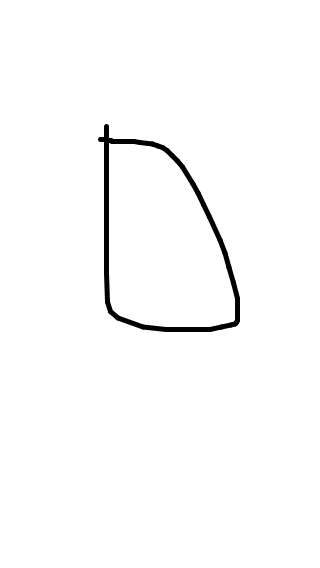
#> input picture Vision_proyecto/Servidor/uploads/.jpg, 320 x 568 px
$ python -i Servidor.py   (imports and definitions only)   (Python 2 division)   (older library calls are emulated)
#> lines starting #> are read from the running program, lines starting #| are printed output that depends on the picture
#> further down, picture is the input picture: PIL image 320x568 RGB; min 0, max 255, mean 250.9
#!/usr/bin/python
from threading import Thread
from PIL import Image, ImageTk, ImageDraw
from math import floor, atan, fabs, pi, cos, sin, ceil, sqrt, degrees, atan2
from random import randint
import random
import time
import numpy
import socket

#Clase hilos, genera un hilo por conexion
class Hilos(Thread):
      # [68 lines left out: functions __init__, run, cambiar_agrises, obtener_centros, not called in this run]

def BFS(imagen, inicio, color):
    #Busqueda de anchura para determinar una figura
    pixeles = imagen.load()
    altura, ancho = imagen.size

    fila, columna = inicio
    original = pixeles[fila, columna]

    cola = []
    cola.append((fila, columna))
    masa = []
    c = []

    while len(cola) > 0:
        (fila, columna) = cola.pop(0)
        actual = pixeles[fila, columna]
        if actual == original or actual == color:
            for dx in [-1, 0, 1]:
                for dy in [-1, 0, 1]:
                    candidato = (fila + dy, columna + dx)
                    if candidato[0] >= 0 and candidato[0] < altura and candidato[1] >= 0 and candidato[1] < ancho:
                        contenido = pixeles[candidato[0], candidato[1]]
                        if contenido == original:
                            pixeles[candidato[0], candidato[1]] = color
                            imagen.putpixel((candidato[0], candidato[1]), color)
                            cola.append(candidato)
                            masa.append((candidato[0], candidato[1]))
                            c.append((candidato[0], candidato[1]))

    return imagen, masa, c

def pinta_fondo(imagen_BFS, color_max):
    #pintamos fondo de manera que obtenemos el color que predomina en la imagen
    pixeles = imagen_BFS.load()
    x, y = imagen_BFS.size
    for a in range(x):
        for b in range(y):
            if pixeles[a, b] == color_max:
                color = (100,100,100)
                imagen_BFS, masa, c = BFS(imagen_BFS.convert("RGB"), (a, b), color)
                return imagen_BFS

def aplicar_BFS(imagen_BFS):
    #aplica busqueda de anchura a todas las figuras encontradas con color aleatorio
    pixeles = imagen_BFS.load()
    x, y = imagen_BFS.size
#> x = 320; y = 568
    colores = []
    elipses = []
    for a in range(x):
        for b in range(y):
            if pixeles[a, b] == (255, 255, 255):
                color = (random.randint(0,255), random.randint(0,255), random.randint(0, 255))
                imagen_BFS, masa, c = BFS(imagen_BFS.convert("RGB"), (a, b), color)
                elipses.append(c)
                x_suma = 0
                y_suma = 0
                for i in range(len(masa)):
                    x_suma = x_suma + masa[i][0]
                    y_suma = y_suma + masa[i][1]

                x_centro = x_suma/len(masa)
                y_centro = y_suma/len(masa)
                colores.append([color, 0, (x_centro, y_centro)])
                pixeles = imagen_BFS.load()
                masa = []
#> this loop made 320 passes
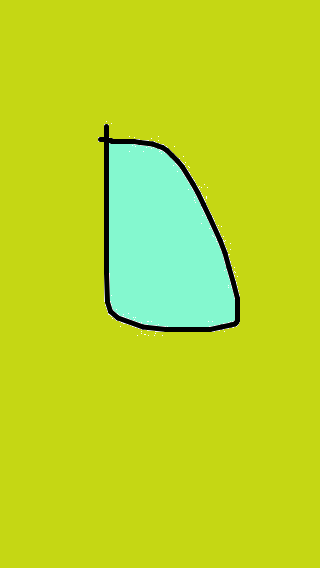
#> imagen_BFS: PIL image 320x568 RGB; mean R, G, B 187.7, 214.9, 38.5
#> after the loop, c = 17733 pairs, first value 109 to 234, second value 143 to 326; color = (132, 248, 207); colores = [[(197, 215, 20), 0, (159, 288)], [(132, 248, 207), 0, (161, 244)]]; elipses = 2 items; masa = []; x_centro = 161; x_suma = 2870736; y_centro = 244; y_suma = 4341932

    #suma la cantidad de colores diferentes en la imagen
    pixeles = imagen_BFS.load()
    for a in range(x):
        for b in range(y):
            for n in range(len(colores)):
                if colores[n][0] == pixeles[a,b]:
                    colores[n][1] = colores[n][1] + 1
#> after the loop, colores = [[(197, 215, 20), 160684, (159, 288)], [(132, 248, 207), 17733, (161, 244)]]
    #print colores
    suma = 0
    for i in range(len(colores)):
        suma = suma + colores[i][1]
#> this loop made 2 passes
#> suma on passes 1 to 2: 160684, 178417
#> after the loop, suma = 178417

    #Obtenemos porcentajes
    prom = []
    for i in range(len(colores)):
        promedio = float(colores[i][1])/float(suma)*100.0
        if promedio > 3.0:
            #print "Porcentajes: "
            #print "Figura " + str(i) + ": " + str(promedio)
            prom.append((i, promedio, colores[i][0]))
#> this loop made 2 passes
#> promedio on passes 1 to 2: 90.06, 9.94
#> after the loop, prom = [(0, 90.06, (197, 215, 20)), (1, 9.94, (132, 248, 207))]

    maxim = 0.0
    for i in range(len(prom)):
        if maxim < prom[i][1]:
            maxim = prom[i][1]
            fig = prom[i][0]
            color_max = prom[i][2]
#> this loop made 2 passes
#> (maxim, fig, color_max) on pass 1: (90.06, 0, (197, 215, 20))
#> after the loop, fig = 0; maxim = 90.06

    #Itentificamos fondo y lo pintamos a gris
    #print "Fondo fig: " + str(fig)
    imagen_BFS = pinta_fondo(imagen_BFS, color_max)
#> the loop in pinta_fondo, `for a in range(x):` made 1 pass
#> after the loop in pinta_fondo, `for a in range(x):`:
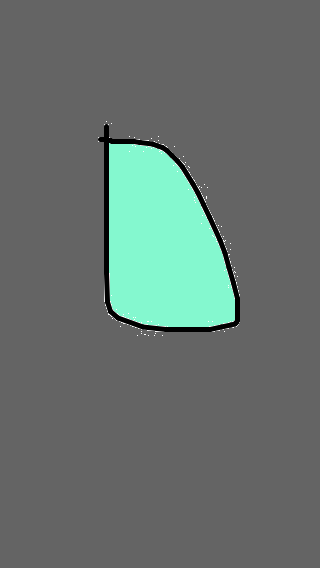
#> imagen_BFS: PIL image 320x568 RGB; mean R, G, B 101.9, 113.2, 109.2
    return imagen_BFS, colores, elipses

# [197 lines left out: functions cambiar_promedio, diferencia, cambiar_umbral, convolucion, deteccion_esquinas, distancia and 1 more, not called in this run]


# [1 line not run here, left out]

>>> from PIL import Image
>>> picture = Image.open('uploads/.jpg')
>>> result = aplicar_BFS(picture)

$ run again, on Vision_proyecto/Servidor/uploads/1.jpg
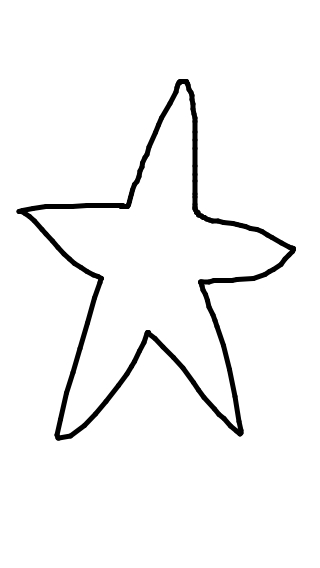
#> input picture Vision_proyecto/Servidor/uploads/1.jpg, 320 x 568 px
#> picture is the input picture: PIL image 320x568 RGB; min 0, max 255, mean 245.7
#> the loop in aplicar_BFS, `for a in range(x):` made 320 passes
#> after the loop in aplicar_BFS, `for a in range(x):`:
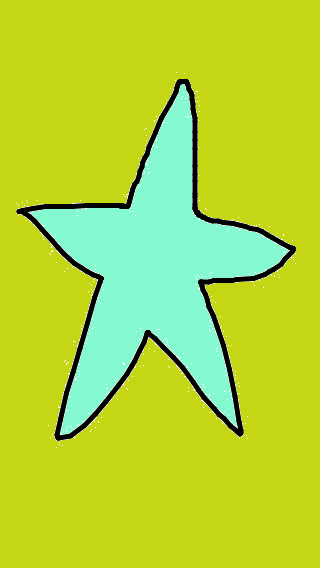
#> imagen_BFS: PIL image 320x568 RGB; mean R, G, B 179.4, 213.1, 53.1
#> after the loop in aplicar_BFS, `for a in range(x):`: c = 30743 items; color = (132, 248, 207); colores = [[(197, 215, 20), 0, (160, 285)], [(132, 248, 207), 0, (154, 272)]]; elipses = 2 items; masa = []; x_centro = 154; x_suma = 4754261; y_centro = 272; y_suma = 8375859
#> after the loop in aplicar_BFS, `for a in range(x):`: colores = [[(197, 215, 20), 142695, (160, 285)], [(132, 248, 207), 30743, (154, 272)]]
#> the loop in aplicar_BFS, `for i in range(len(colores)):` made 2 passes
#> suma on passes 1 to 2: 142695, 173438
#> after the loop in aplicar_BFS, `for i in range(len(colores)):`: suma = 173438
#> the loop in aplicar_BFS, `for i in range(len(colores)):` made 2 passes
#> promedio on passes 1 to 2: 82.27, 17.73
#> after the loop in aplicar_BFS, `for i in range(len(colores)):`: prom = [(0, 82.27, (197, 215, 20)), (1, 17.73, (132, 248, 207))]
#> the loop in aplicar_BFS, `for i in range(len(prom)):` made 2 passes
#> (maxim, fig, color_max) on pass 1: (82.27, 0, (197, 215, 20))
#> after the loop in aplicar_BFS, `for i in range(len(prom)):`: fig = 0; maxim = 82.27
#> the loop in pinta_fondo, `for a in range(x):` made 1 pass
#> after the loop in pinta_fondo, `for a in range(x):`:
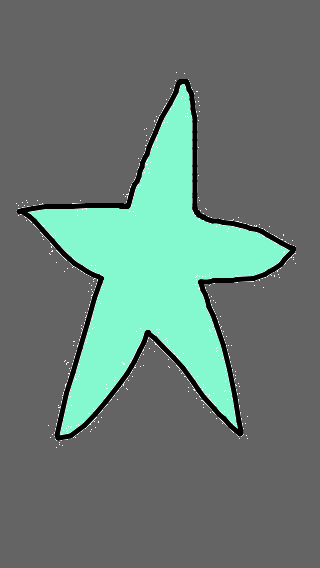
#> imagen_BFS: PIL image 320x568 RGB; mean R, G, B 103.2, 122.8, 115.9

$ run again, on Vision_proyecto/Servidor/uploads/2.jpg
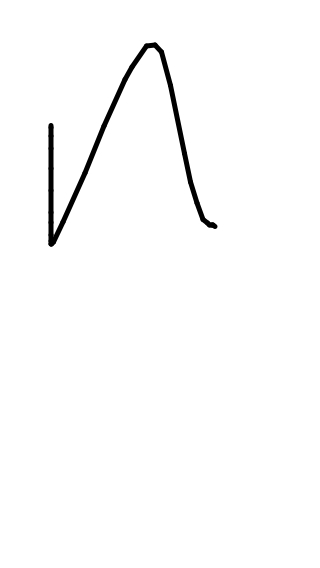
#> input picture Vision_proyecto/Servidor/uploads/2.jpg, 320 x 568 px
#> picture is the input picture: PIL image 320x568 RGB; min 0, max 255, mean 251.1
#> the loop in aplicar_BFS, `for a in range(x):` made 320 passes
#> after the loop in aplicar_BFS, `for a in range(x):`:
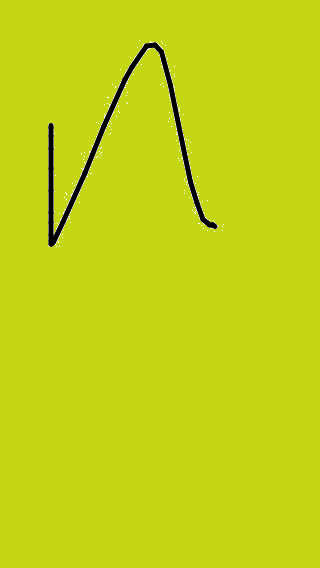
#> imagen_BFS: PIL image 320x568 RGB; mean R, G, B 194.3, 211.9, 20.7
#> after the loop in aplicar_BFS, `for a in range(x):`: c = 178244 items; color = (197, 215, 20); colores = [[(197, 215, 20), 0, (160, 286)]]; elipses = 1 item; masa = []; x_centro = 160; x_suma = 28570740; y_centro = 286; y_suma = 51006291
#> after the loop in aplicar_BFS, `for a in range(x):`: colores = [[(197, 215, 20), 178244, (160, 286)]]
#> the loop in aplicar_BFS, `for i in range(len(colores)):` made 1 pass
#> suma on pass 1: 178244
#> after the loop in aplicar_BFS, `for i in range(len(colores)):`: suma = 178244
#> the loop in aplicar_BFS, `for i in range(len(colores)):` made 1 pass
#> promedio on pass 1: 100
#> after the loop in aplicar_BFS, `for i in range(len(colores)):`: prom = [(0, 100, (197, 215, 20))]
#> the loop in aplicar_BFS, `for i in range(len(prom)):` made 1 pass
#> (maxim, fig, color_max) on pass 1: (100, 0, (197, 215, 20))
#> after the loop in aplicar_BFS, `for i in range(len(prom)):`: fig = 0; maxim = 100
#> the loop in pinta_fondo, `for a in range(x):` made 1 pass
#> after the loop in pinta_fondo, `for a in range(x):`:
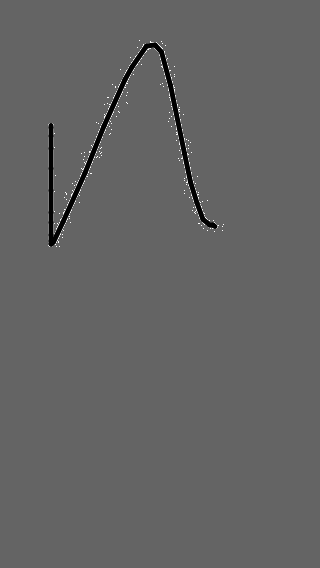
#> imagen_BFS: PIL image 320x568 RGB; min 0, max 254, mean 99.1
